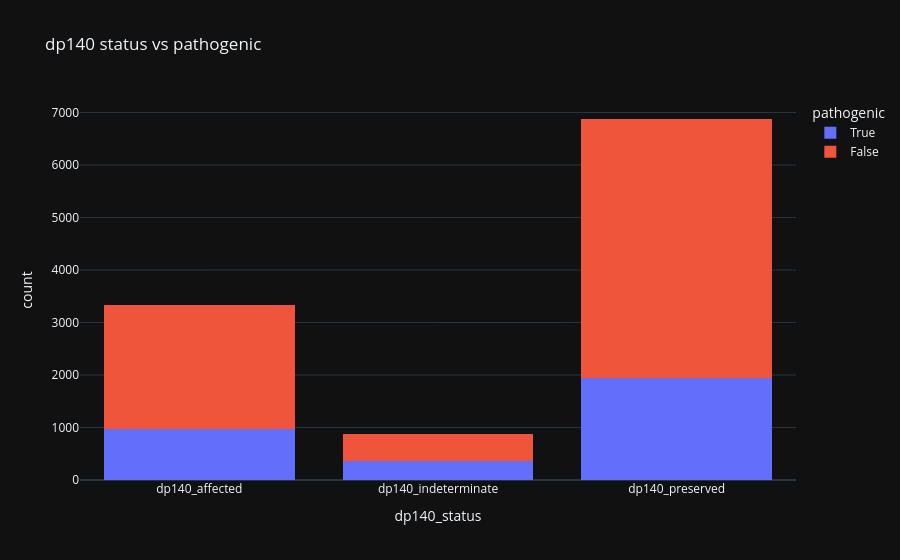

Notebook cell for this chart:
### Markdown cell above
## 5. 📊 dp140 vs pathogenic

### Code cell
tmp = d[['dp140_status', 'pathogenic']].dropna()
fig = px.histogram(tmp, x='dp140_status', color='pathogenic', barmode='stack', title='dp140 status vs pathogenic')
fig.show()

### Figure 1 — Plotly figure (JSON) as saved in the notebook; plotly's stock layout.template omitted (floating-point values rounded to 4 significant figures; data arrays with more than 128 entries replaced by an {"elided": "..."} marker saying what was removed)
{"data": [{"bingroup": "x", "hovertemplate": "pathogenic=True<br>dp140_status=%{x}<br>count=%{y}<extra></extra>", "legendgroup": "True", "marker": {"color": "#636efa", "pattern": {"shape": ""}}, "name": "True", "orientation": "v", "showlegend": true, "x": {"elided": "3257 str values"}, "xaxis": "x", "yaxis": "y", "type": "histogram"}, {"bingroup": "x", "hovertemplate": "pathogenic=False<br>dp140_status=%{x}<br>count=%{y}<extra></extra>", "legendgroup": "False", "marker": {"color": "#EF553B", "pattern": {"shape": ""}}, "name": "False", "orientation": "v", "showlegend": true, "x": {"elided": "7841 str values"}, "xaxis": "x", "yaxis": "y", "type": "histogram"}], "layout": {"xaxis": {"anchor": "y", "domain": [0.0, 1.0], "title": {"text": "dp140_status"}}, "yaxis": {"anchor": "x", "domain": [0.0, 1.0], "title": {"text": "count"}}, "legend": {"title": {"text": "pathogenic"}, "tracegroupgap": 0}, "title": {"text": "dp140 status vs pathogenic"}, "barmode": "stack"}}
